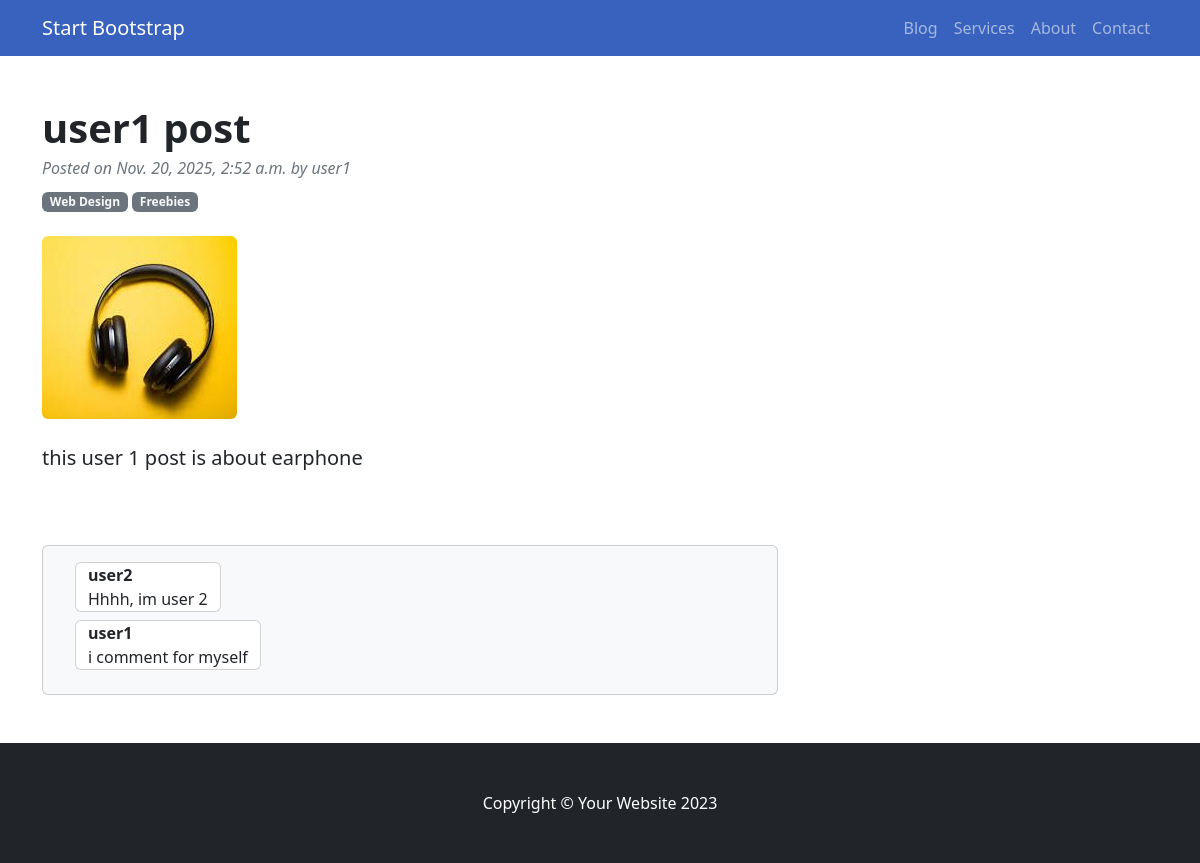
Before: /detail/user1-post with the older database file.
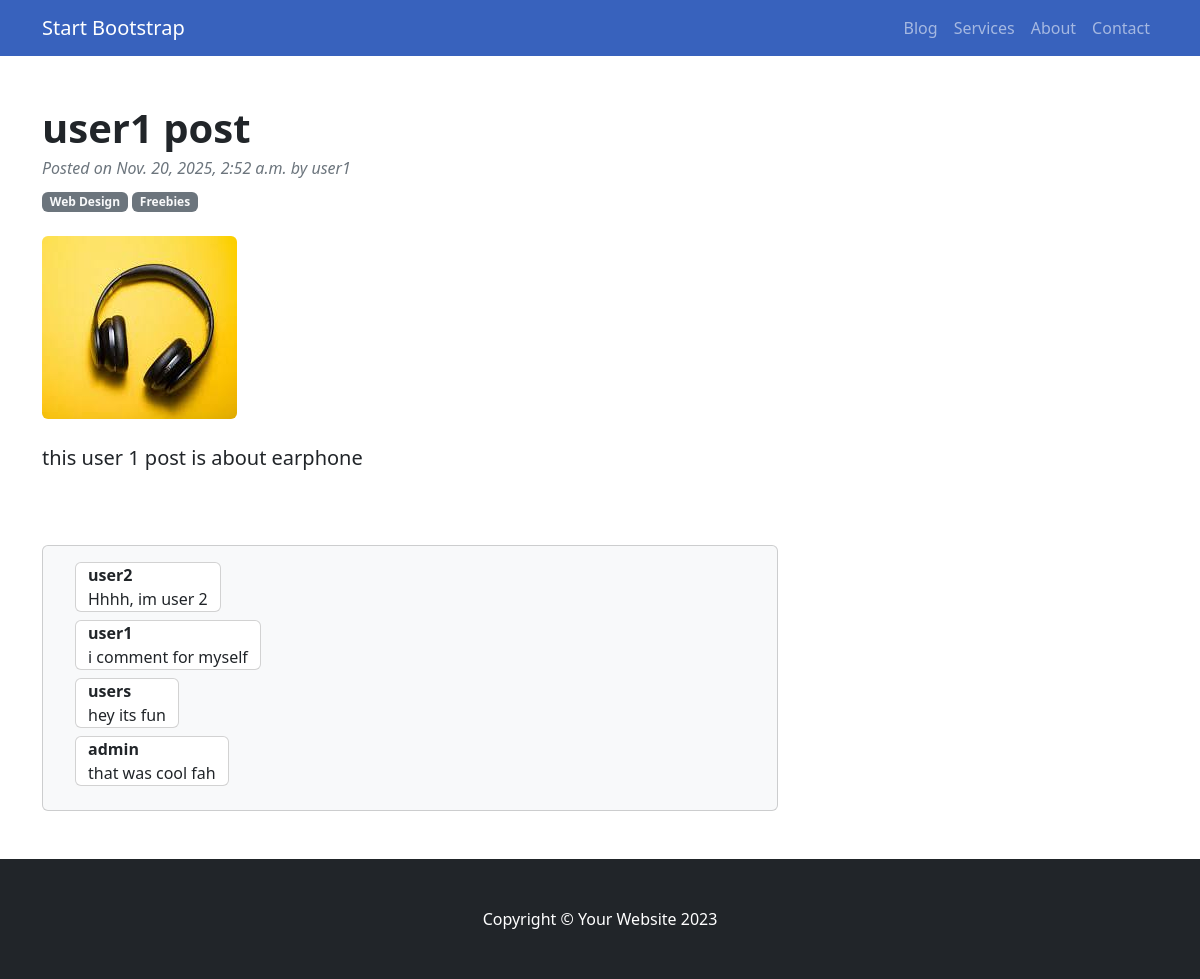
After: the same page with the newer database file.
### the_root/models.py (models this page shows, shortened)
class Post(models.Model):
    post_owner = models.ForeignKey(User, on_delete=models.CASCADE)
    post_title = models.CharField(max_length=150)
    post_slug = models.SlugField(unique=True, blank=True)
    category = models.ForeignKey(Category, on_delete=models.SET_NULL, null=True, related_name='post')
    tags = models.ManyToManyField(Tag, related_name='post')
    post_img = models.ImageField(upload_to="media/post_images/") # i will make it optional later and add default image
    post_detail = RichTextField()
    created = models.DateTimeField(auto_now_add=True)
    updated = models.DateTimeField(auto_now=True)

class Comments(models.Model):
    post = models.ForeignKey(Post, on_delete=models.CASCADE, related_name="post_comment")
    user = models.ForeignKey(User, on_delete=models.CASCADE, related_name="commentor_name") #i need to user to profile
    comment = RichTextField(null=True)
    created = models.DateTimeField(auto_now_add=True, null=True)
    updated = models.DateTimeField(auto_now=True, null=True)

### the_root/views.py (the view)
# urls.py: path("detail/<slug:slug>", views.detail, name="detail"),
def detail(request, slug):
    post = get_object_or_404(Post, post_slug=slug)
    comments = post.post_comment.all()
    if request.user is not None and request.user.is_authenticated:
        user_liked = Likes.objects.filter(post=post, user=request.user, like=True).exists()
        return render(request, "base/detailindex.html", {'post':post, 'comments':comments, 'user_liked': user_liked })
    else:
        return render(request, "base/detailindex.html", {'post':post, 'comments':comments})

### the_root/templates/base/detailindex.html (shortened to what this page needs)
{% load static %}
<!DOCTYPE html>
<html lang="en">
    <head>
        <link href="{% static 'homecss/homestyles.css' %}" rel="stylesheet" />
    </head>
    <body>
        <nav class="navbar navbar-expand-lg navbar-dark nav-custom">
            <div class="container">
                <a class="navbar-brand" href="#!">Start Bootstrap</a>
                <div class="collapse navbar-collapse" id="navbarSupportedContent">
                    <ul class="navbar-nav ms-auto mb-2 mb-lg-0">
                       <li class="nav-item"><a class="nav-link" href="{% url 'home' %}">Blog</a></li>
                        <li class="nav-item"><a class="nav-link" href="{% url 'service' %}">Services</a></li>
                        <li class="nav-item"><a class="nav-link" href="{% url 'about' %}">About</a></li>
                        <li class="nav-item"><a class="nav-link" href="{% url 'contact' %}">Contact</a></li>
                    </ul>
                </div>
            </div>
        </nav>
        <div class="container mt-5">
            <div class="row">
                <div class="col-lg-8">
                    <article>
                        <header class="mb-4">
                            <h1 class="fw-bolder mb-1">{{ post.post_title }}</h1>
                            <div class="text-muted fst-italic mb-2">Posted on {{ post.created }} by {{ post.post_owner }}</div>
                            <a class="badge bg-secondary text-decoration-none link-light" href="#!">Web Design</a>
                            <a class="badge bg-secondary text-decoration-none link-light" href="#!">Freebies</a>
                        </header>
                        <figure class="mb-4"><img class="img-fluid rounded" src="{{ post.post_img.url }}" alt="..." /></figure>
                        <section class="mb-5">
                            <p class="fs-5 mb-4 lead">{{ post.post_detail|safe }}</p>
                        </section>
                    </article>
                    <section class="mb-5">
                        <div class="card bg-light">
                            <div class="card-body">
                                {% for comment in comments %}
                                <div class="d-flex">
                                    <div class="ms-3">
                                        <div class="card container mb-2"><b>{{ comment.user }}</b>
                                        {{ comment.comment }}</div>
                                    </div>
                                </div>
                                {% endfor %}
                            </div>
                        </div>
                    </section>
                </div>
            </div>
        </div>
        <footer class="py-5 bg-dark">
            <div class="container"><p class="m-0 text-center text-white">Copyright &copy; Your Website 2023</p></div>
        </footer>
    </body>
</html>

Changed rows visible on the page:
added Comments: user "users", comment "hey its fun"
added Comments: user "admin", comment "that was cool fah"
